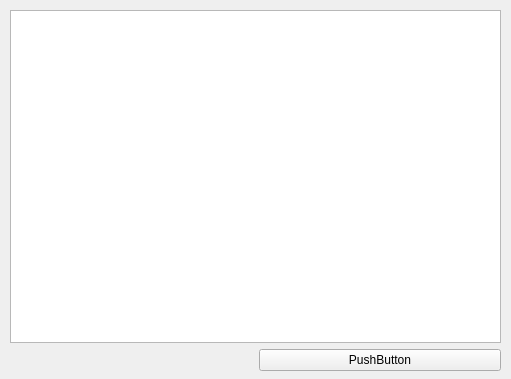
<?xml version="1.0" encoding="UTF-8"?>
<ui version="4.0">
 <class>admin_delete_comment</class>
 <widget class="QWidget" name="admin_delete_comment">
  <property name="geometry">
   <rect>
    <x>0</x>
    <y>0</y>
    <width>511</width>
    <height>379</height>
   </rect>
  </property>
  <property name="windowTitle">
   <string>Form</string>
  </property>
  <widget class="QWidget" name="verticalLayoutWidget">
   <property name="geometry">
    <rect>
     <x>10</x>
     <y>10</y>
     <width>491</width>
     <height>361</height>
    </rect>
   </property>
   <layout class="QVBoxLayout" name="verticalLayout">
    <item>
     <widget class="QTableWidget" name="commentTable"/>
    </item>
    <item>
     <layout class="QHBoxLayout" name="horizontalLayout">
      <item>
       <widget class="QLabel" name="statusLabel">
        <property name="text">
         <string/>
        </property>
       </widget>
      </item>
      <item>
       <widget class="QPushButton" name="deleteButton">
        <property name="text">
         <string>PushButton</string>
        </property>
       </widget>
      </item>
     </layout>
    </item>
   </layout>
  </widget>
 </widget>
 <resources/>
 <connections/>
</ui>
